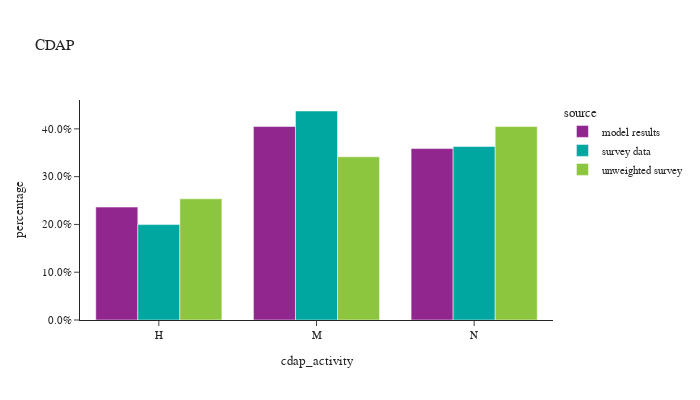

The notebook cell this image was saved under:
### Markdown cell above
- **Mandatory**: the person engages in travel to at least one out-of-home mandatory activity - work, university, or school. The mandatory pattern may also include non-mandatory activities such as separate home-based tours or intermediate stops on mandatory tours.
- **Non-mandatory**: the person engages in only maintenance and discretionary tours, which, by definition, do not contain mandatory activities.
- **Home**: the person does not travel outside the home.

### Code cell
df_plot = per_data.groupby(['source','cdap_activity'])['person_weight'].sum().reset_index()
df_plot['percentage'] = df_plot.groupby(['source'], group_keys=False)['person_weight'].\
            apply(lambda x: x / float(x.sum()))

# df_plot
fig = px.bar(df_plot, x="cdap_activity", y="percentage", barmode="group",color="source",
            title="CDAP")
# fig.for_each_annotation(lambda a: a.update(text = a.text.split("=")[-1]))
fig.update_layout(height=400, width=700, yaxis=dict(tickformat=".1%"))
fig.show()

### Figure 1 — Plotly figure (JSON) as saved in the notebook; plotly's stock layout.template omitted (floating-point values rounded to 4 significant figures)
{"data": [{"alignmentgroup": "True", "hovertemplate": "source=model results<br>cdap_activity=%{x}<br>percentage=%{y}<extra></extra>", "legendgroup": "model results", "marker": {"color": "#91268F", "pattern": {"shape": ""}}, "name": "model results", "offsetgroup": "model results", "orientation": "v", "showlegend": true, "textposition": "auto", "type": "bar", "x": ["H", "M", "N"], "xaxis": "x", "y": [0.2363, 0.4049, 0.3588], "yaxis": "y"}, {"alignmentgroup": "True", "hovertemplate": "source=survey data<br>cdap_activity=%{x}<br>percentage=%{y}<extra></extra>", "legendgroup": "survey data", "marker": {"color": "#00A7A0", "pattern": {"shape": ""}}, "name": "survey data", "offsetgroup": "survey data", "orientation": "v", "showlegend": true, "textposition": "auto", "type": "bar", "x": ["H", "M", "N"], "xaxis": "x", "y": [0.1996, 0.4374, 0.363], "yaxis": "y"}, {"alignmentgroup": "True", "hovertemplate": "source=unweighted survey<br>cdap_activity=%{x}<br>percentage=%{y}<extra></extra>", "legendgroup": "unweighted survey", "marker": {"color": "#8CC63E", "pattern": {"shape": ""}}, "name": "unweighted survey", "offsetgroup": "unweighted survey", "orientation": "v", "showlegend": true, "textposition": "auto", "type": "bar", "x": ["H", "M", "N"], "xaxis": "x", "y": [0.2536, 0.3415, 0.4049], "yaxis": "y"}], "layout": {"barmode": "group", "height": 400, "legend": {"title": {"text": "source"}, "tracegroupgap": 0}, "title": {"text": "CDAP"}, "width": 700, "xaxis": {"anchor": "y", "domain": [0, 1], "title": {"text": "cdap_activity"}}, "yaxis": {"anchor": "x", "domain": [0, 1], "tickformat": ".1%", "title": {"text": "percentage"}}}}
